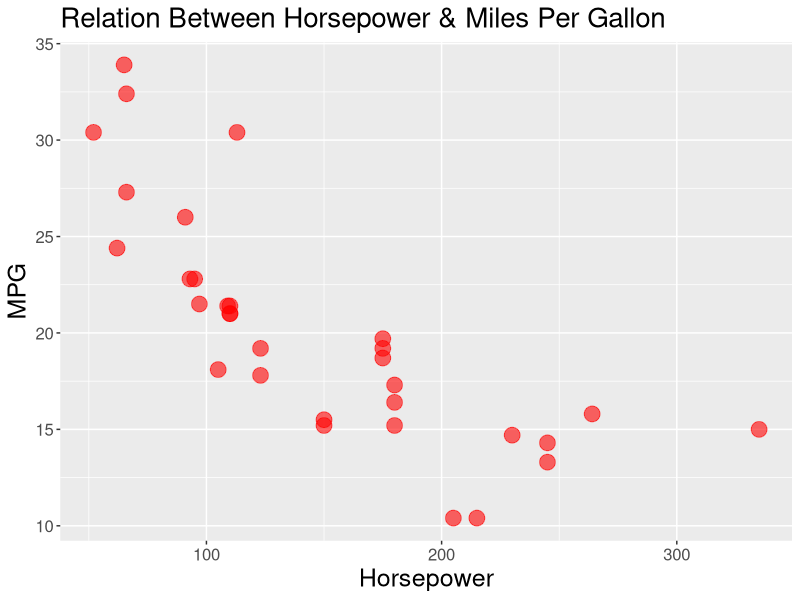
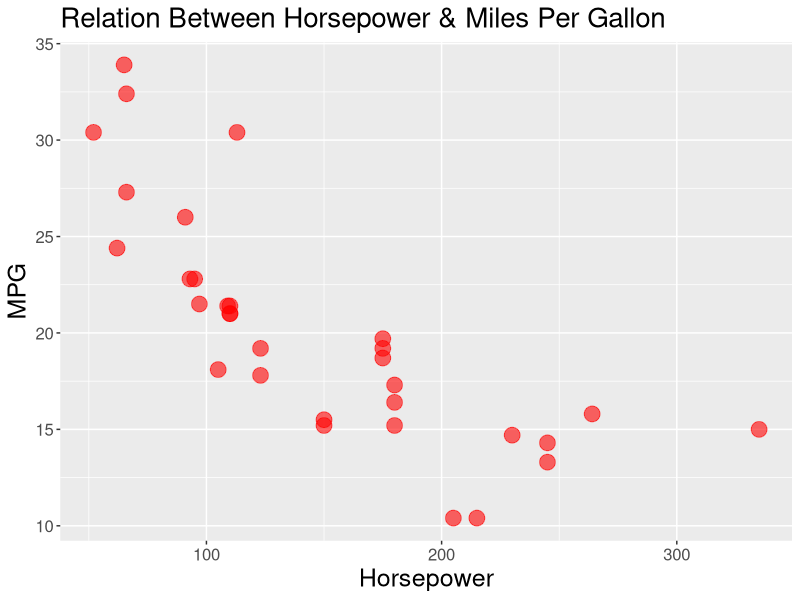

Write R code to recreate these figures, in order.
## ---- chunk 1
library(tidyverse)
## ---- chunk 2
View(mtcars)
## ---- chunk 3
Plot1 = ggplot(data = mtcars, aes(x = hp, y = mpg)) +
  geom_point(size = 5,
             color = "red",
             alpha = .6) +
  labs(title = "Relation Between Horsepower & Miles Per Gallon",
       x = "Horsepower",
       y = "MPG") +
  theme(plot.title = element_text(size = 20),
        axis.title.x = element_text(size = 18),
        axis.title.y = element_text(size = 18),
        axis.text = element_text(size = 12))


ggsave(filename = "scatter-plot-1.png", 
       plot = Plot1, 
       width = 9.375,
       height = 6.25, 
       units = "in",
       path = "../../project/images/output-images")
Plot1
